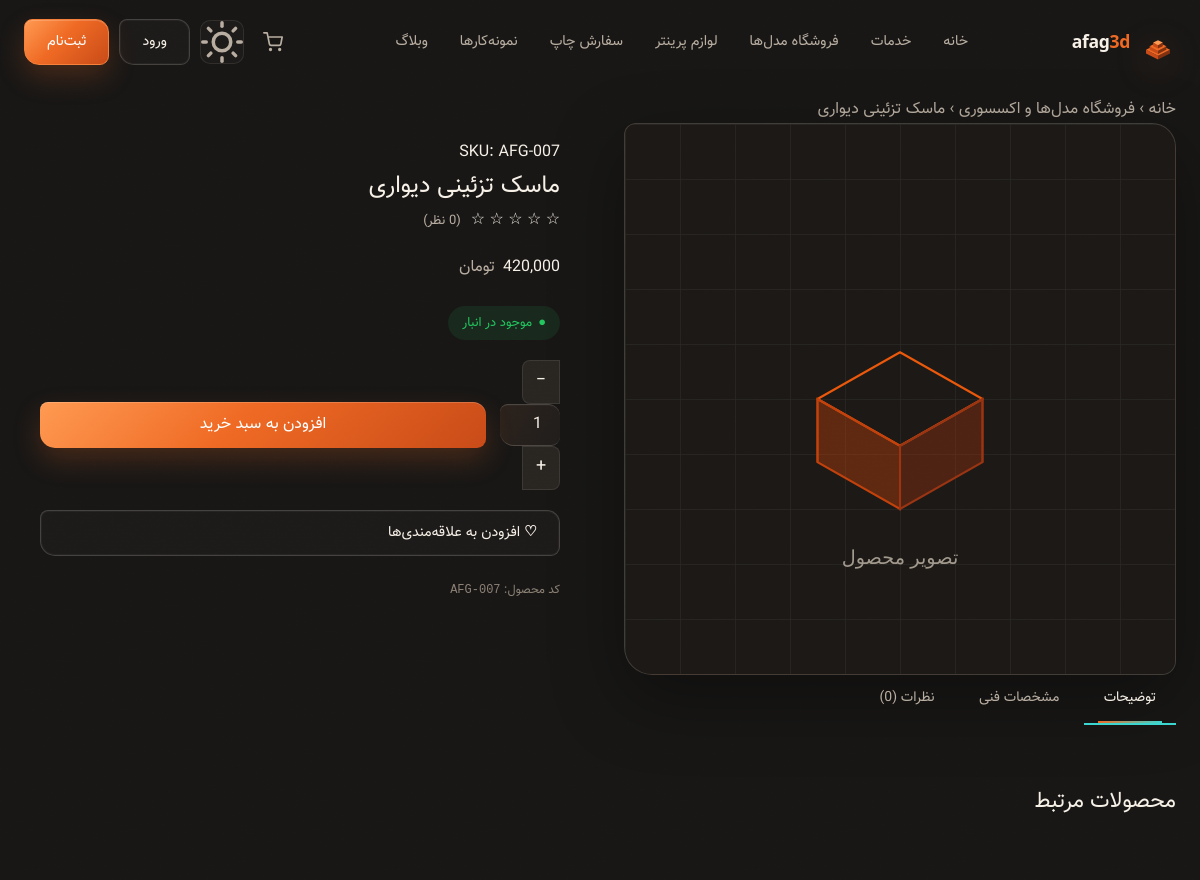
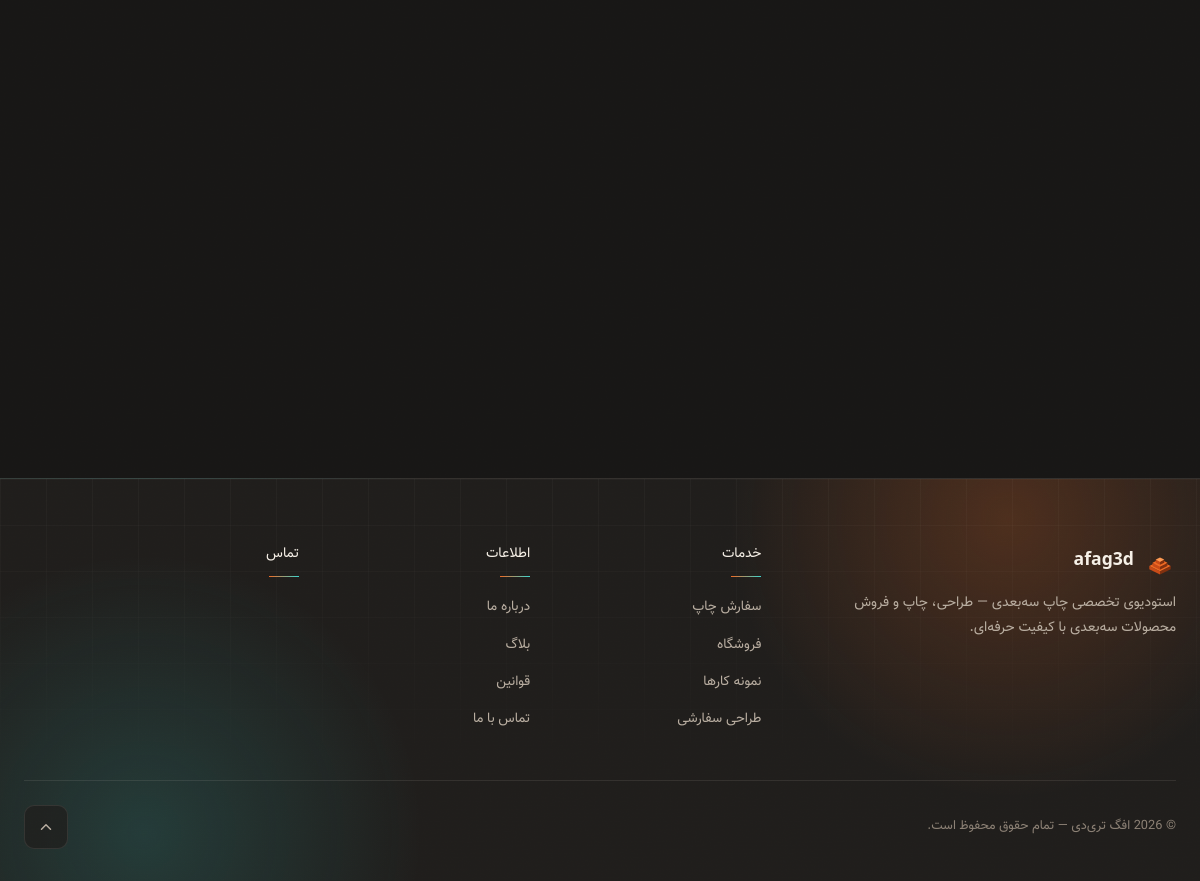
/product/decorative-wall-mask, run on the app's committed database (2 pictures, top to bottom).
### tables this page shows
CREATE TABLE IF NOT EXISTS `shops` (
  `id`          INT UNSIGNED AUTO_INCREMENT PRIMARY KEY,
  `owner_id`    INT UNSIGNED NOT NULL,
  `name`        VARCHAR(160) NOT NULL,
  `slug`        VARCHAR(180) NOT NULL UNIQUE,
  `description` TEXT,
  `logo`        VARCHAR(255),
  `banner`      VARCHAR(255),
  `status`      ENUM('active','inactive','pending') NOT NULL DEFAULT 'pending',
  `created_at`  TIMESTAMP DEFAULT CURRENT_TIMESTAMP,
  `updated_at`  TIMESTAMP DEFAULT CURRENT_TIMESTAMP ON UPDATE CURRENT_TIMESTAMP,
  FOREIGN KEY (`owner_id`) REFERENCES `users`(`id`) ON DELETE CASCADE
);

CREATE TABLE IF NOT EXISTS `products` (
  `id`           INT UNSIGNED AUTO_INCREMENT PRIMARY KEY,
  `shop_id`      INT UNSIGNED NOT NULL,
  `name`         VARCHAR(220) NOT NULL,
  `slug`         VARCHAR(240) NOT NULL UNIQUE,
  `sku`          VARCHAR(60)  UNIQUE,
  `product_code` VARCHAR(32)  UNIQUE COMMENT 'AFAG-XXXX automation code',
  `description`  TEXT,
  `short_desc`   VARCHAR(400),
  `price`        DECIMAL(12,0) NULL COMMENT 'NULL = not priced yet',
  `compare_price` DECIMAL(12,0),
  `sale_price`   DECIMAL(12,0),
  `image`        VARCHAR(255),
  `stock`        INT NOT NULL DEFAULT 0,
  `weight`       DECIMAL(8,2) COMMENT 'grams (legacy display field)',
  `weight_grams` INT          COMMENT 'pricing input — weight in grams',
  `print_hours`  DECIMAL(5,2) COMMENT 'pricing input — print time in hours',
  `status`       ENUM('active','draft','out_of_stock') NOT NULL DEFAULT 'draft',
  `lifecycle_status` ENUM('pending','coming_soon','available') NOT NULL DEFAULT 'available' COMMENT 'automation pipeline',
  `archive_folder` VARCHAR(255) COMMENT 'STL archive folder on owner PC (reference only)',
  `auto_created` TINYINT(1) NOT NULL DEFAULT 0 COMMENT 'created via automation API',
  `price_is_manual` TINYINT(1) NOT NULL DEFAULT 0 COMMENT '1 = manual price, skip recalculation',
  `is_featured`  TINYINT(1) NOT NULL DEFAULT 0,
  `views`        INT UNSIGNED NOT NULL DEFAULT 0,
  `meta_title`   VARCHAR(255),
  `meta_desc`    VARCHAR(400),
  `created_at`   TIMESTAMP DEFAULT CURRENT_TIMESTAMP,
  `updated_at`   TIMESTAMP DEFAULT CURRENT_TIMESTAMP ON UPDATE CURRENT_TIMESTAMP,
  FOREIGN KEY (`shop_id`) REFERENCES `shops`(`id`) ON DELETE CASCADE
);

### app/Controllers/BaseController.php (called while the page is built, shortened)
<?php
abstract class BaseController
{
    public function __construct(PDO $db)
    {
        $this->db = $db;
    }
    protected function render(string $view, array $viewData = [], string $layout = 'main'): void
    {
        $__viewsDir   = dirname(__DIR__) . '/Views/';
        $__viewFile   = $__viewsDir . str_replace('.', '/', $view) . '.php';
        extract($viewData, EXTR_OVERWRITE);
        include $__viewFile;
    }
}

### app/Controllers/ShopController.php (called while the page is built, shortened)
<?php
class ShopController extends BaseController
{
    private function getShopBySlug(string $slug): ?array
    {
        $stmt = $this->db->prepare("SELECT * FROM shops WHERE slug = :slug LIMIT 1");
        $stmt->execute(['slug' => $slug]);
        $row = $stmt->fetch();
        return $row ?: null;
    }
    public function productBySlug(string $slug = ''): void
    {
        $product = Product::getBySlug($this->db, $slug);
        $shop = $this->getShopBySlug($product['shop_slug'] ?? '');
        $images      = Product::getImages($this->db, $product['id']);
        $attrs       = Product::getAttributes($this->db, $product['id']);
        $related     = Product::getRelated($this->db, $product['id'], (int)$product['shop_id'], 4);
        $reviews     = Review::getByProduct($this->db, $product['id']);
        $avgRating   = Review::getAvg($this->db, $product['id']);
        $reviewCount = Review::countApproved($this->db, $product['id']);
        $this->render('shop.product', [
            'title'       => $product['name'],
            'shop'        => $shop ?? ['name' => $product['shop_name'] ?? '', 'slug' => $product['shop_slug'] ?? ''],
            'product'     => $product,
            'images'      => $images,
            'attrs'       => $attrs,
            'related'     => $related,
            'reviews'     => $reviews,
            'avgRating'   => $avgRating,
            'reviewCount' => $reviewCount,
        ]);
    }
}

### app/Models/Product.php (called while the page is built, shortened)
<?php
class Product
{
    static function getBySlug(PDO $db, string $slug): ?array
    {
        $stmt = $db->prepare(
            "SELECT p.*, s.name AS shop_name, s.slug AS shop_slug
             FROM products p
             LEFT JOIN shops s ON s.id = p.shop_id
             WHERE p.slug = :slug LIMIT 1"
        );
        $stmt->execute(['slug' => $slug]);
        $row = $stmt->fetch();
        return $row ?: null;
    }
}

### app/Helpers/Url.php (called while the page is built, shortened)
<?php
class Url
{
    public static function price(int|float $amount, bool $withUnit = true): string
    {
        $formatted = number_format((int) $amount);
        $formatted = self::toPersianDigits($formatted);
        return $withUnit ? $formatted . ' ' . CURRENCY : $formatted;
    }
    public static function toPersianDigits(string $text): string
    {
        return $text;
    }
}

### app/Views/shop/product.php (the view, shortened to what this page needs)
<section class="section">
  <div class="container">
    <nav class="breadcrumb" aria-label="مسیر">
      <a href="<?= BASE_URL ?>/">خانه</a>
      <span>›</span>
      <a href="<?= BASE_URL ?>/shop/<?= htmlspecialchars($shop['slug'], ENT_QUOTES) ?>"><?= htmlspecialchars($shop['name'], ENT_QUOTES) ?></a>
      <span>›</span>
      <span><?= htmlspecialchars($product['name'], ENT_QUOTES) ?></span>
    </nav>
    <div class="product-single">
      <div>
        <div class="gallery-main" id="galleryMain">
          <?php
          $mainImg = '';
          ?>
          <img id="mainImg"
               src="<?= $mainImg ? BASE_URL . '/uploads/' . htmlspecialchars($mainImg, ENT_QUOTES) : BASE_URL . '/assets/img/placeholder.svg' ?>"
               alt="<?= htmlspecialchars($product['name'], ENT_QUOTES) ?>">
        </div>
      </div>
      <div class="product-info">
        <p class="product-sku">SKU: <?= htmlspecialchars($product['sku'] ?? '—', ENT_QUOTES) ?></p>
        <h1 class="product-info-title"><?= htmlspecialchars($product['name'], ENT_QUOTES) ?></h1>
        <div style="display:flex;align-items:center;gap:10px;margin-bottom:20px;">
          <span class="stars" aria-label="امتیاز <?= $avgRating ?> از 5">
            <?php for ($i = 1; $i <= 5; $i++): ?>
              <?= $i <= round($avgRating) ? '★' : '☆' ?>
            <?php endfor; ?>
          </span>
          <span style="font-size:13px;color:var(--gray);">(<?= Url::toPersianDigits((string)$reviewCount) ?> نظر)</span>
        </div>
        <?php $comingSoon = (($product['lifecycle_status'] ?? '') === 'coming_soon')
                            || ($product['price'] === null || $product['price'] === ''); ?>
        <div style="margin-bottom:24px;">
          <?php if ($comingSoon): ?>
            <div style="display:flex;align-items:baseline;gap:8px;">
              <span class="price-soon" style="font-size:22px;">به‌زودی — تماس بگیرید</span>
            </div>
          <?php else: ?>
            <div style="display:flex;align-items:baseline;gap:8px;">
              <span class="product-price-big"><?= Url::price((int)$product['price'], false) ?></span>
              <span style="font-size:16px;color:var(--gray);">تومان</span>
            </div>
          <?php endif; ?>
        </div>
        <?php if (!$comingSoon): ?>
          <?php if ($product['stock'] > 0): ?>
          <div style="display:inline-flex;align-items:center;gap:6px;background:rgba(34,197,94,.1);color:#22c55e;padding:6px 14px;border-radius:20px;font-size:13px;margin-bottom:20px;">
            <span>●</span> موجود در انبار
          </div>
          <?php else: ?>
          <div style="display:inline-flex;align-items:center;gap:6px;background:rgba(239,68,68,.1);color:#ef4444;padding:6px 14px;border-radius:20px;font-size:13px;margin-bottom:20px;">
            <span>●</span> ناموجود
          </div>
          <?php endif; ?>
        <?php endif; ?>
        <?php if (!$comingSoon && $product['stock'] > 0): ?>
        <div style="display:flex;gap:14px;align-items:center;margin-bottom:20px;flex-wrap:wrap;">
          <div class="qty-wrap">
            <button type="button" class="qty-btn" data-dir="down">−</button>
            <input type="number" class="qty-input" value="1" min="1" max="<?= (int)$product['stock'] ?>">
            <button type="button" class="qty-btn" data-dir="up">+</button>
          </div>
          <button class="btn-add-to-cart-big btn-add-cart" data-id="<?= $product['id'] ?>" style="flex:1;">
            افزودن به سبد خرید
          </button>
        </div>
        <?php endif; ?>
        <button class="btn btn-ghost" style="width:100%;margin-bottom:8px;" disabled>
          ♡ افزودن به علاقه‌مندی‌ها
        </button>
        <div style="font-size:12px;color:var(--concrete);margin-top:16px;">
          کد محصول: <span style="font-family:var(--mono);"><?= htmlspecialchars($product['sku'] ?? '—', ENT_QUOTES) ?></span>
        </div>
      </div>
    </div>
    <div class="tabs" role="tablist">
      <button class="tab-btn active" data-tab="tab-desc" role="tab" aria-selected="true">توضیحات</button>
      <button class="tab-btn" data-tab="tab-specs" role="tab" aria-selected="false">مشخصات فنی</button>
      <button class="tab-btn" data-tab="tab-reviews" role="tab" aria-selected="false">
        نظرات (<?= Url::toPersianDigits((string)$reviewCount) ?>)
      </button>
    </div>
    <?php if ($related): ?>
    <div style="margin-top:60px;">
      <h2 style="font-size:22px;font-weight:700;margin-bottom:28px;">محصولات مرتبط</h2>
      <div class="product-grid" style="grid-template-columns:repeat(4,1fr);">
      </div>
    </div>
    <?php endif; ?>
  </div>
</section>

### public/assets/css/atelier.css (style rules this page uses)
:root, [data-theme="dark"] { --bg: #181716; --bg2: #201e1c; --bg3: #292622; --bone: #f6f0e7; --gray: #b9aea1; --concrete: #8c8175; --orange: #ef6a24; --orange-lt: #ff9a52; --terra: #c94b18; --cream: #ffe2c7; --edge: #82300f; --cyan: #3bd6d0; --cyan-lt: #83eee9; --cyan-dk: #168f8c; --line: rgba(246, 240, 231, .09); --hairline: rgba(246, 240, 231, .18); --nav-bg: rgba(24, 23, 22, .82); --glow: rgba(239, 106, 36, .22); --cyan-glow: rgba(59, 214, 208, .16); --surface: var(--bg2); --surface-1: var(--bg2); --surface-2: var(--bg3); --fg: var(--bone); --fg-muted: var(--gray); --border: var(--line); --accent: var(--orange); --accent2: var(--cyan); --danger: #f87171; --clr-ok: #4ade80; --radius: 10px; --radius-lg: 18px; --radius-xl: 28px; --shadow: 0 24px 70px rgba(0, 0, 0, .34); --ease-out: cubic-bezier(.25, 1, .5, 1); --ease-snap: cubic-bezier(.76, 0, .24, 1); --transition: 260ms var(--ease-out); }
html { background: var(--bg); scrollbar-color: var(--orange) var(--bg2); }
body { position: relative; font-family: var(--fa); font-kerning: normal; font-optical-sizing: auto; text-rendering: optimizeLegibility; -webkit-font-smoothing: antialiased; transition: background-color 420ms var(--ease-out), color 420ms var(--ease-out), opacity 180ms ease, transform 240ms var(--ease-snap); }
body::before { content: ''; position: fixed; inset: 0; z-index: 9998; pointer-events: none; opacity: .11; mix-blend-mode: soft-light; }
a, button, input, select, textarea { -webkit-tap-highlight-color: transparent; }
button, .btn, .nav-link, .dropdown-item, .category-tab, .page-btn, .tab-btn, .share-btn, .social-link { min-height: 44px; }
.btn, .btn-add-to-cart-big, .btn-submit-order { position: relative; isolation: isolate; overflow: hidden; border-radius: 8px 13px 9px 15px; min-height: 46px; box-shadow: inset 0 0 0 1px rgba(255, 255, 255, .04); transition: transform 260ms var(--ease-out), color 260ms ease, background-color 260ms ease, border-color 260ms ease, box-shadow 360ms var(--ease-out); }
.btn::before, .btn-add-to-cart-big::before, .btn-submit-order::before { content: ''; position: absolute; inset: 0; z-index: -1; background: linear-gradient(105deg, transparent 20%, rgba(255, 255, 255, .18) 48%, transparent 76%); transform: translateX(115%); transition: transform 640ms var(--ease-out); }
.btn-primary, .btn-add-to-cart-big, .btn-submit-order { background: linear-gradient(135deg, var(--orange-lt), var(--orange) 44%, var(--terra)); color: #fff; border-color: color-mix(in srgb, var(--orange-lt) 48%, var(--orange)); box-shadow: 0 12px 28px var(--glow), inset 0 1px rgba(255, 255, 255, .18); }
.btn-ghost, .btn-outline { background: color-mix(in srgb, var(--bg2) 76%, transparent); border-color: var(--hairline); backdrop-filter: blur(14px); }
.form-input, .form-control, .blog-search-input, .coupon-input, .qty-input { border-radius: 8px 12px 9px 14px; border-color: var(--hairline); background: linear-gradient(120deg, color-mix(in srgb, var(--bg2) 94%, var(--orange) 6%), var(--bg2)); box-shadow: inset 0 1px rgba(255, 255, 255, .025); transition: border-color var(--transition), box-shadow var(--transition), background-color var(--transition); }
.section, .page-section, .portfolio-page, .blog-page, .print-order-page { position: relative; }
.product-img-wrap, .product-card-img, .portfolio-img-wrap, .portfolio-card__img, .blog-img-wrap, .blog-card__img-link, .gallery-main { background: linear-gradient(135deg, rgba(239, 106, 36, .05), rgba(59, 214, 208, .035)), var(--bg3); }
.breadcrumb { color: var(--gray); }
.gallery-main { overflow: hidden; border-radius: 12px 24px 14px 28px; border-color: var(--line); box-shadow: inset 0 1px rgba(255, 255, 255, .04), var(--shadow); }
.tabs { border-bottom-color: var(--line); }
.tab-btn { position: relative; color: var(--gray); }
.tab-btn::after { content: ''; position: absolute; inset-inline: 14px; bottom: 0; height: 2px; background: linear-gradient(90deg, var(--orange), var(--cyan)); transform: scaleX(0); transition: transform 320ms var(--ease-out); }
.tab-btn.active, .tab-btn:hover { color: var(--bone); }
.tab-btn.active::after { transform: scaleX(1); }

### data on the page
shops: name "فروشگاه مدل‌ها و اکسسوری"
products: name "ماسک تزئینی دیواری", sku "AFG-007", price "420,000"

### other printed values
Url::toPersianDigits((string)$reviewCount) "0"
